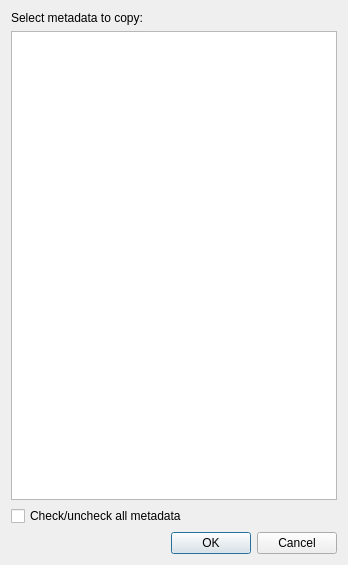
<?xml version="1.0" encoding="UTF-8"?>
<ui version="4.0">
 <class>CopyMetadataDialogClass</class>
 <widget class="QDialog" name="CopyMetadataDialogClass">
  <property name="geometry">
   <rect>
    <x>0</x>
    <y>0</y>
    <width>348</width>
    <height>565</height>
   </rect>
  </property>
  <property name="windowTitle">
   <string>Copy metadata</string>
  </property>
  <property name="windowIcon">
   <iconset resource="../analogexif.qrc">
    <normaloff>:/images/icons/film_go.png</normaloff>:/images/icons/film_go.png</iconset>
  </property>
  <layout class="QVBoxLayout" name="verticalLayout">
   <item>
    <widget class="QLabel" name="label">
     <property name="text">
      <string>Select metadata to copy:</string>
     </property>
    </widget>
   </item>
   <item>
    <widget class="CheckedGearTreeView" name="metadataView">
     <property name="font">
      <font>
       <kerning>true</kerning>
      </font>
     </property>
     <property name="editTriggers">
      <set>QAbstractItemView::NoEditTriggers</set>
     </property>
     <property name="showDropIndicator" stdset="0">
      <bool>false</bool>
     </property>
     <property name="dragDropMode">
      <enum>QAbstractItemView::NoDragDrop</enum>
     </property>
     <property name="alternatingRowColors">
      <bool>true</bool>
     </property>
     <property name="uniformRowHeights">
      <bool>true</bool>
     </property>
     <attribute name="headerVisible">
      <bool>false</bool>
     </attribute>
    </widget>
   </item>
   <item>
    <widget class="QCheckBox" name="checkUncheckCBox">
     <property name="text">
      <string>Check/uncheck all metadata</string>
     </property>
     <property name="tristate">
      <bool>true</bool>
     </property>
    </widget>
   </item>
   <item>
    <layout class="QHBoxLayout" name="horizontalLayout">
     <item>
      <spacer name="horizontalSpacer">
       <property name="orientation">
        <enum>Qt::Horizontal</enum>
       </property>
       <property name="sizeHint" stdset="0">
        <size>
         <width>40</width>
         <height>20</height>
        </size>
       </property>
      </spacer>
     </item>
     <item>
      <widget class="QDialogButtonBox" name="buttonBox">
       <property name="standardButtons">
        <set>QDialogButtonBox::Cancel|QDialogButtonBox::Ok</set>
       </property>
      </widget>
     </item>
    </layout>
   </item>
  </layout>
 </widget>
 <layoutdefault spacing="6" margin="11"/>
 <customwidgets>
  <customwidget>
   <class>CheckedGearTreeView</class>
   <extends>QTreeView</extends>
   <header>checkedgeartreeview.h</header>
  </customwidget>
 </customwidgets>
 <resources>
  <include location="../analogexif.qrc"/>
 </resources>
 <connections>
  <connection>
   <sender>buttonBox</sender>
   <signal>accepted()</signal>
   <receiver>CopyMetadataDialogClass</receiver>
   <slot>accept()</slot>
   <hints>
    <hint type="sourcelabel">
     <x>257</x>
     <y>543</y>
    </hint>
    <hint type="destinationlabel">
     <x>173</x>
     <y>282</y>
    </hint>
   </hints>
  </connection>
  <connection>
   <sender>buttonBox</sender>
   <signal>rejected()</signal>
   <receiver>CopyMetadataDialogClass</receiver>
   <slot>reject()</slot>
   <hints>
    <hint type="sourcelabel">
     <x>257</x>
     <y>543</y>
    </hint>
    <hint type="destinationlabel">
     <x>173</x>
     <y>282</y>
    </hint>
   </hints>
  </connection>
 </connections>
</ui>
